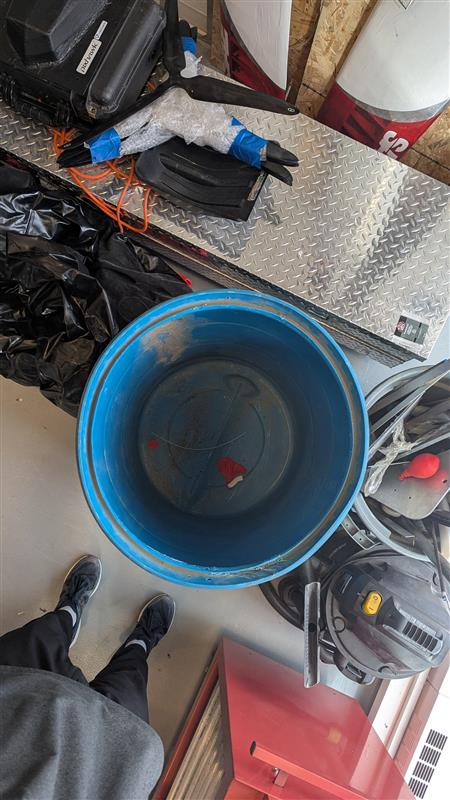
#> input picture data/BucketDetection/Data/Sceau_bleu.jpg, 450 x 800 px
$ python main.py
#> lines starting #> are read from the running program, lines starting #| are printed output that depends on the picture; after the words box and inside, x2 and y2 are one past the last pixel; in counts of white or black regions, pixels touching at a corner belong together
#> in get_image, image is the input picture: shape (800, 450, 3); mean B, G, R 102, 99.2, 102.1
### data/BucketDetection/Scripts/Contour_detector.py
import cv2
import matplotlib.pyplot as plt
import numpy as np

# TODO Rename pour une seule langue -> En ou FR

class ContoursDetector:
    def __init__(self):
        pass

    contour_type = ["cercle", "box"] # TODO : à utiliser pour se focus sur un type de contour

    # TODO : Méthode pour prétraiter les images
    def pretraiter_image(self, image):
        gray = cv2.cvtColor(image, cv2.COLOR_BGR2GRAY)
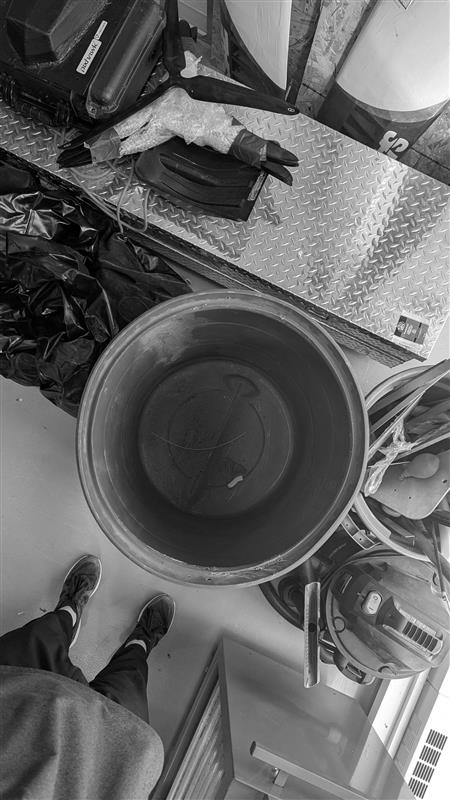
#> gray: shape (800, 450); min 0, max 255, mean 100.4

        # TODO : Ajouter d'autre prétraitement pour détecter les contours au besoin

        # Appliquer un flou gaussien pour réduire le bruit
        blurred = cv2.GaussianBlur(gray, (15, 15), 0)
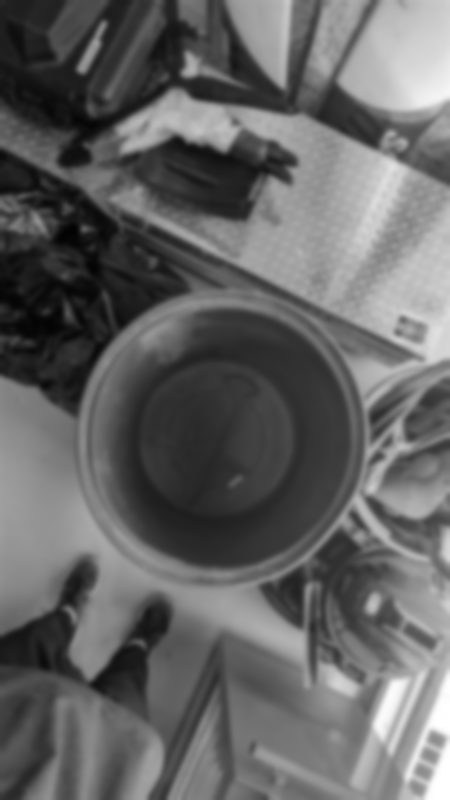
#> blurred: shape (800, 450); min 2, max 255, mean 100.4
        return blurred

    # Méthode pour faire la détection des contours
    # TODO : Ajouter en paramètre le type de contour qu'on veut détecter
    def detect_contours(self, image):
        # Prétraitement
        image_pretraitee = self.pretraiter_image(image)

        # Détection des contours avec Canny
        edges = cv2.Canny(image_pretraitee, threshold1=50, threshold2=150)
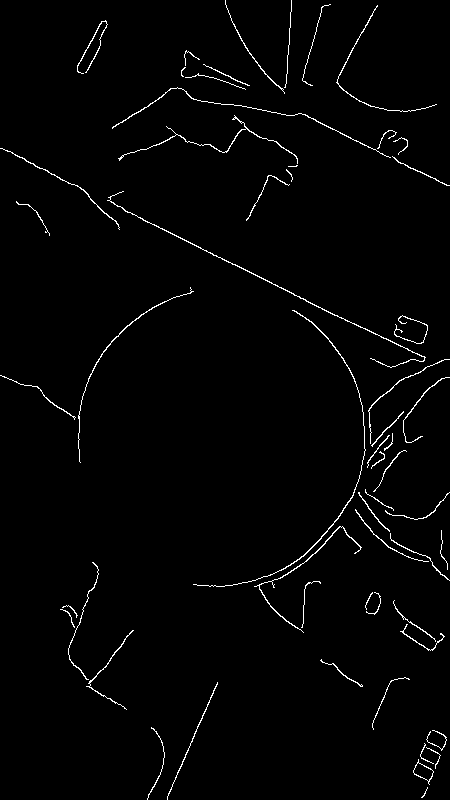
#> edges: shape (800, 450); 1.7% white in thin lines or dots

        contours, _ = cv2.findContours(edges, cv2.RETR_EXTERNAL, cv2.CHAIN_APPROX_SIMPLE)
#> contours = 56 contours, 28 with area under 20; largest, box (x1, y1, x2, y2) and area: (413, 759, 434, 785) 222, (107, 191, 426, 368) 136, (193, 310, 366, 587) 116, (254, 526, 362, 633) 100, (118, 115, 298, 164) 81
        filtered_contours = [cnt for cnt in contours if cv2.contourArea(cnt) > 500]  # Seuil d'aire à ajuster
#> filtered_contours = []
        edges_filtered = np.zeros_like(edges)
        cv2.drawContours(edges_filtered, filtered_contours, -1, 255, thickness=cv2.FILLED)
#> edges_filtered: shape (800, 450); every value is 0

        # Image vide pour dessiner les contours des cercles uniquement
        edges_filtered = np.zeros_like(edges)
        # Créer une image vide pour dessiner les contours
        contours_image = cv2.cvtColor(edges, cv2.COLOR_GRAY2BGR)
#> contours_image: shape (800, 450, 3); 1.7% white in thin lines or dots

        # TODO : Trier les contours pour ne détecter que les cercles
        # Utilisation de HoughCircles pour détecter que les cercle
        circles = cv2.HoughCircles(
            image_pretraitee,
            cv2.HOUGH_GRADIENT,
            dp=1.2,
            minDist=150,
            param1=50,
            param2=60,
            minRadius=20,
            maxRadius=150
        )
#> circles = [[223.8, 435, 146.6], [395.4, 609, 70.04], [448.2, 460.2, 104.4]]

        # Si des cercles sont détectés, les dessiner
        if circles is not None:
            circles = np.uint16(np.around(circles))
#> circles = [[224, 435, 147], [395, 609, 70], [448, 460, 104]]
            for circle in circles[0, :]:
                # Dessiner uniquement les cercles sur l'image filtrée
                cv2.circle(edges_filtered, (circle[0], circle[1]), circle[2], 255, 2)  # Contour blanc sur fond noir
                cv2.circle(contours_image, (circle[0], circle[1]), circle[2], (0, 255, 0), 2)  # Contour du cercle
                cv2.circle(contours_image, (circle[0], circle[1]), 2, (0, 0, 255), 3)  # Centre du cercle
#> this loop made 3 passes
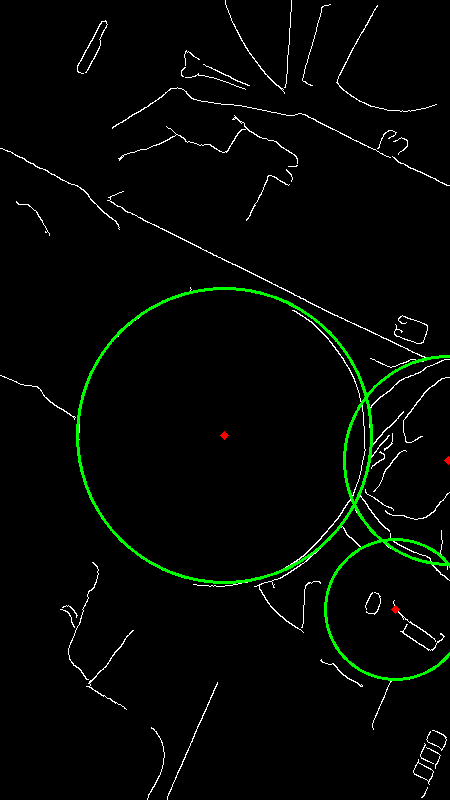
#> contours_image: shape (800, 450, 3); mean B, G, R 3.9, 7.2, 4
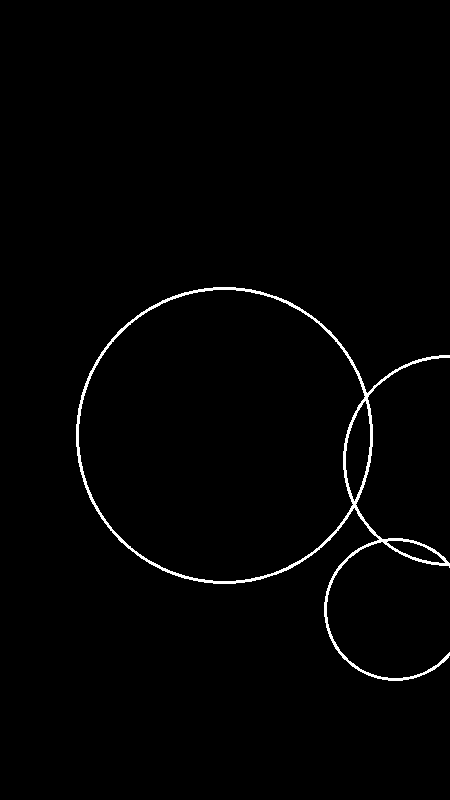
#> edges_filtered: shape (800, 450); 1.3% white in thin lines or dots, all inside (x1, y1, x2, y2) = (76, 287, 450, 681)
        else :
            circles = []

        return edges_filtered, contours_image, circles


    # Méthode pour récupérer l'image si elle existe
    def get_image(self, chemin_image):
        try:
            image = cv2.imread(chemin_image)
            if image is None:
                raise FileNotFoundError(f"L'image '{chemin_image}' n'a pas été trouvée.")
            return image
        except Exception as e:
            print(f"Erreur lors du chargement de l'image : {e}")
            return None

    # Méthode pour afficher les différentes images déjà annotées avec les contours
    def afficher_images(self, image, edges):
        # Affichage des résultats
        plt.figure(figsize=(10, 7))
        plt.subplot(1, 2, 1)
        plt.title("Image originale")
        plt.imshow(cv2.cvtColor(image, cv2.COLOR_BGR2RGB))

        plt.subplot(1, 2, 2)
        plt.title("Contours détectés")
        plt.imshow(edges, cmap='gray')
        plt.show()

    # Méthode pour ajouter un carré autour du cercle détecter
    # TODO : Mieux détecter les cercles pour les encadrer avec le box
    def bounding_box(self, image):
        # Obtenir les contours et l'image avec contours
        edges, image_contours, circles = self.detect_contours(image)
#> circles = [[224, 435, 147], [395, 609, 70], [448, 460, 104]]

        # TODO : Ajouter une liste pour stocker les différentes carré détecté
        box_list =[]

        # TODO : Ajouter les bounding box autour des cercles détectées
        # Si des cercles sont détectés
        if circles is not None:
            circles = np.uint16(np.around(circles))

            # Dessiner une boîte autour de chaque cercle détecté
            for circle in circles[0, :]:
                # Coordonnées du cercle
                x, y, radius = circle

                # Dessiner le carré autour du cercle
                top_left = (x - radius, y - radius)  # Coin supérieur gauche
                bottom_right = (x + radius, y + radius)  # Coin inférieur droit
                cv2.rectangle(image, top_left, bottom_right, (0, 255, 0),
                              2)  # Dessiner la boîte en vert avec une épaisseur de 2

                # Optionnel : dessiner le cercle aussi (pour visualiser les cercles)
                cv2.circle(image, (x, y), radius, (0, 255, 0), 2)  # Contour du cercle
                cv2.circle(image, (x, y), 2, (0, 0, 255), 3)  # Centre du cercle
#> this loop made 3 passes
#> (x, y, radius, top_left, bottom_right) on passes 1 to 3: (224, 435, 147, (77, 288), (371, 582)), (395, 609, 70, (325, 539), (465, 679)), (448, 460, 104, (344, 356), (552, 564))
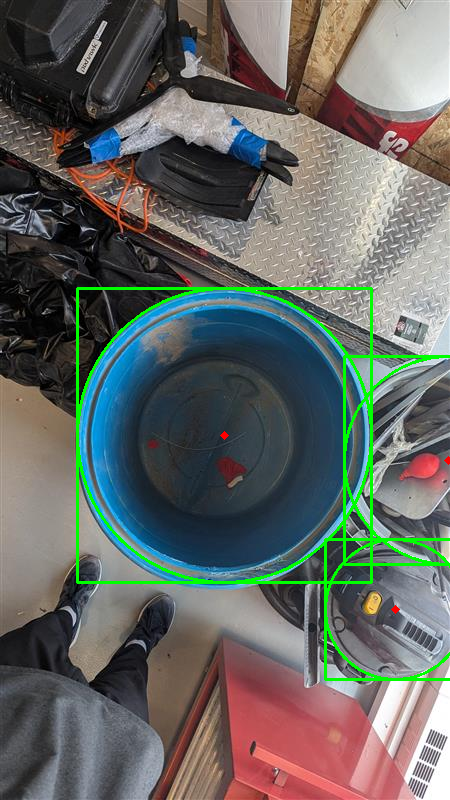
#> image: shape (800, 450, 3); 2.68% of pixels changed, all inside (x1, y1, x2, y2) = (76, 287, 450, 681)

        return image, image_contours

        return image, image_contours

    # Fonction principale pour la webcam
    # [28 lines left out: function webcam_detection, not called in this run]

    # TODO : Méthode pour aligner le centre au caré détecter
    def center_bucket(self, image):
        pass


# TODO : Filtrer les contours trouver si besoin
#  (Concentrer sur les cercles si c'est le contour qu'on aura)

# TODO : Ajouter un centre à l'image -> Aidera pour l'ajustement par la suite

# TODO : Créer un nouveau répertoire avec les images avec les contours détecter

# TODO : Ajouter les images avec les contours dans le répertoire

# --------------------------------------
# TODO : Étape 1 : Ajouter la possibilité d'analyser une vidéo
# TODO : Étape 2 : Ajouter la possibilité de le faire en temps réel


# TODO : Ajouter une méthode pour centrer le carré du milieu à celui autour de l'ouverture du bucket

# TODO : Faire en sorte que ça fonctionne avec la webcam

### data/BucketDetection/Scripts/main.py
# Imports
from Contour_detector import ContoursDetector

# Press Ctrl+F5 to execute it or replace it with your code.
# Press Double Shift to search everywhere for classes, files, tool windows, actions, and settings.

def web_cam_run():
    contour_detector = ContoursDetector()
    contour_detector.webcam_detection()

def run_detector():
    contour_detector = ContoursDetector()

    # TODO Faire en sorte que ça fonctionne avec la webcam
    chemin_image_test = '../Data/Sceau_bleu.jpg' # TODO : Faire avec un prompt
    # ... ou parcourir le répertoire et le faire pour toutes les images qui sont dedans

    # Charger l'image
    image = contour_detector.get_image(chemin_image_test)
    if image is None:
        return

    # Détection et ajout bounding_box autour des cercles
    image_with_boxes, edges = contour_detector.bounding_box(image)
    # Afficher les images avec les contours et les cercles détectées
    contour_detector.afficher_images(image_with_boxes, edges)
#> in afficher_images, `plt.show()`:
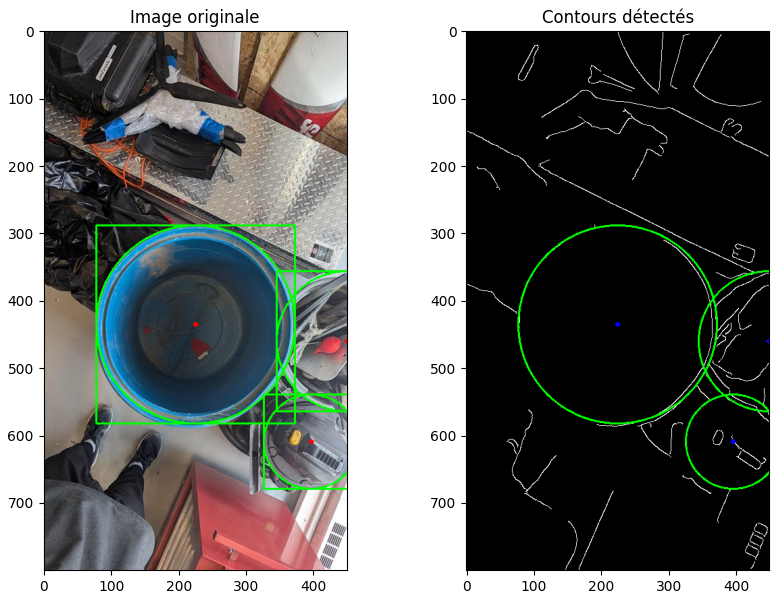
#> figure drawn by matplotlib, 2 panels; B, G, R data is drawn as R, G, B

# Press the green button in the gutter to run the script.
if __name__ == '__main__':
    run_detector()
    # web_cam_run()

# See PyCharm help at https://www.jetbrains.com/help/pycharm/
